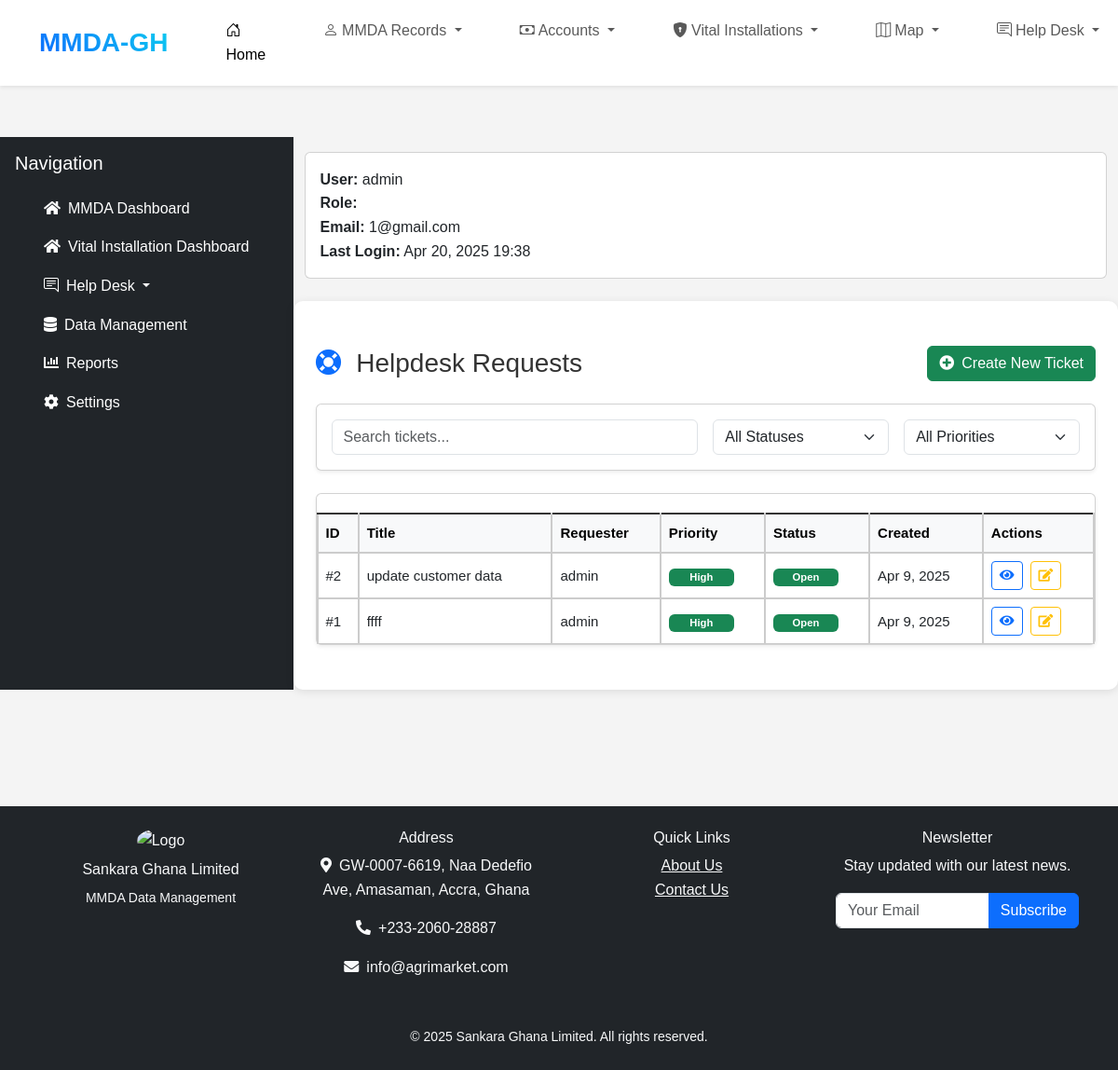
/helpdesk/manage/ (signed in), run on the app's committed database.
### helpdesk/models.py (models this page shows, shortened)
class Ticket(models.Model):
    STATUS_CHOICES = [
        ('Open', 'Open'),
        ('In Progress', 'In Progress'),
        ('Resolved', 'Resolved'),
        ('Closed', 'Closed'),
    ]
    user = models.ForeignKey(User, on_delete=models.CASCADE)
    category = models.CharField(max_length=3, choices=CATEGORY_CHOICES)
    request_type = models.CharField(max_length=50, choices=REQUEST_CHOICES)
    title = models.CharField(max_length=200)
    description = models.TextField()
    priority = models.CharField(max_length=50, choices=PRIORITY_CHOICES)
    status = models.CharField(max_length=50, choices=STATUS_CHOICES, default='Open')
    created_at = models.DateTimeField(auto_now_add=True)
    updated_at = models.DateTimeField(auto_now=True)

### helpdesk/views.py (the view)
# urls.py: path('manage/', views.manage_tickets, name='manage_tickets'),
@staff_member_required
def manage_tickets(request):
    search_query = request.GET.get('q', '')
    status_filter = request.GET.get('status', '')
    priority_filter = request.GET.get('priority', '')
    tickets = Ticket.objects.select_related('user').order_by('-created_at')
    if search_query:
        tickets = tickets.filter(
            Q(title__icontains=search_query) |
            Q(description__icontains=search_query)
        )
    if status_filter:
        tickets = tickets.filter(status=status_filter)
    if priority_filter:
        tickets = tickets.filter(priority=priority_filter)
    page = request.GET.get('page', 1)
    paginator = Paginator(tickets, 25)  # Show 25 tickets per page
    try:
        tickets_page = paginator.page(page)
    except PageNotAnInteger:
        tickets_page = paginator.page(1)
    except EmptyPage:
        tickets_page = paginator.page(paginator.num_pages)
    context = {
        'tickets': tickets_page,
        'page_obj': tickets_page,  # For pagination template
        'current_status': status_filter,
        'current_priority': priority_filter,
        'search_query': search_query,
    }
    return render(request, 'helpdesk/manage_tickets.html', context)

### helpdesk/templates/helpdesk/manage_tickets.html (shortened to what this page needs)
{% extends 'base.html' %}
{% load static %}
{% load humanize %}
{% block content %}
<div class="container py-4">
    <div class="d-flex justify-content-between align-items-center mb-4">
        <h1 class="h3 mb-0">
            <i class="fas fa-life-ring text-primary me-2"></i>
            Helpdesk Requests
        </h1>
        <a href="{% url 'create_government' %}" class="btn btn-success">
            <i class="fas fa-plus-circle me-2"></i>Create New Ticket
        </a>
    </div>
    <div class="card shadow-sm mb-4">
        <div class="card-body">
            <div class="row g-3">
                <div class="col-md-6">
                    <input type="text" class="form-control" placeholder="Search tickets...">
                </div>
                <div class="col-md-3">
                    <select class="form-select" aria-label="Status filter">
                        <option value="">All Statuses</option>
                    </select>
                </div>
                <div class="col-md-3">
                    <select class="form-select" aria-label="Priority filter">
                        <option value="">All Priorities</option>
                    </select>
                </div>
            </div>
        </div>
    </div>
    <div class="card shadow-sm">
        <div class="card-body p-0">
            <div class="table-responsive">
                <table class="table table-hover align-middle mb-0">
                    <thead class="table-light">
                        <tr>
                            <th>ID</th>
                            <th>Title</th>
                            <th>Requester</th>
                            <th>Priority</th>
                            <th>Status</th>
                            <th>Created</th>
                            <th>Actions</th>
                        </tr>
                    </thead>
                    <tbody>
                        {% for ticket in tickets %}
                        <tr class="clickable-row" data-href="{% url 'ticket_detail' ticket.id %}">
                            <td>#{{ ticket.id }}</td>
                            <td>{{ ticket.title|truncatechars:40 }}</td>
                            <td>{{ ticket.user.get_full_name|default:ticket.user.username }}</td>
                            <td>
                                <span class="badge {% if ticket.priority == 'high' %}bg-danger{% elif ticket.priority == 'medium' %}bg-warning{% else %}bg-success{% endif %}">
                                    {{ ticket.get_priority_display }}
                                </span>
                            </td>
                            <td>
                                <span class="badge {% if ticket.status == 'open' %}bg-primary{% elif ticket.status == 'in_progress' %}bg-info{% else %}bg-success{% endif %}">
                                    {{ ticket.get_status_display }}
                                </span>
                            </td>
                            <td>{{ ticket.created_at|date:"M j, Y" }}</td>
                            <td>
                                <div class="d-flex gap-2">
                                    <button class="btn btn-sm btn-outline-primary" data-bs-toggle="modal"
                                            data-bs-target="#modal{{ ticket.pk }}">
                                        <i class="fas fa-eye"></i>
                                    </button>
                                    <a href="{% url 'update_ticket' ticket.id %}" class="btn btn-sm btn-outline-warning">
                                        <i class="fas fa-edit"></i>
                                    </a>
                                </div>
                            </td>
                        </tr>
                        {% endfor %}
                    </tbody>
                </table>
            </div>
        </div>
    </div>
</div>
{% endblock %}

### accounts/templates/base.html (shortened to what this page needs)
{% load static %}
<!DOCTYPE html>
<html lang="en">
<head>
    <link href="https://cdn.jsdelivr.net/npm/bootstrap@5.3.0/dist/css/bootstrap.min.css" rel="stylesheet">
    <link rel="stylesheet" href="https://cdnjs.cloudflare.com/ajax/libs/font-awesome/6.0.0-beta3/css/all.min.css">
    <link rel="stylesheet" href="https://cdn.jsdelivr.net/npm/bootstrap-icons@1.8.1/font/bootstrap-icons.css">
    <link rel="stylesheet" href="https://cdnjs.cloudflare.com/ajax/libs/font-awesome/5.15.4/css/all.min.css">
    <link rel="stylesheet" href="{% static 'css/styles.css' %}">
</head>
<body>
    {% include 'navbar.html' %}
<br><br><br>
    <div class="main-wrapper d-flex">
<br><br>
        <nav id="sidebar" class="sidebar bg-dark text-white p-3">
            <div class="sidebar-header d-flex justify-content-between align-items-center">
                <h5 class="text-center mb-0">Navigation</h5>
            </div>
            <ul class="nav flex-column mt-3">
                <li class="nav-item">
                    <a href="#" class="nav-link text-white">
                        <i class="fas fa-home me-2"></i>MMDA Dashboard
                    </a>
                </li>
                <li class="nav-item">
                    <a href="#" class="nav-link text-white">
                        <i class="fas fa-home me-2"></i>Vital Installation Dashboard
                    </a>
                </li>
                <li class="nav-item dropdown">
                    <a class="nav-link text-white dropdown-toggle px-3 rounded-3" href="#" role="button" data-bs-toggle="dropdown">
                        <i class="bi bi-chat-right-text me-2"></i>Help Desk
                    </a>
                </li>
                <li class="nav-item">
                    <a href="#" class="nav-link text-white">
                        <i class="fas fa-database me-2"></i>Data Management
                    </a>
                </li>
                <li class="nav-item">
                    <a href="#" class="nav-link text-white">
                        <i class="fas fa-chart-bar me-2"></i>Reports
                    </a>
                </li>
                <li class="nav-item">
                    <a href="#" class="nav-link text-white">
                        <i class="fas fa-cog me-2"></i>Settings
                    </a>
                </li>
            </ul>
        </nav>
        <div class="flex-grow-1">
            <div class="container mt-3">
                <div class="card mb-4">
                    <div class="card-body">
                        <ul class="list-unstyled mb-0">
                            <li><strong>User:</strong> {{ request.user }}</li>
                            <li><strong>Role:</strong> {{ request.user.role }}</li>
                            <li><strong>Email:</strong> {{ request.user.email }}</li>
                            <li><strong>Last Login:</strong> {{ request.user.last_login|date:"M d, Y H:i" }}</li>
                        </ul>
                    </div>
                </div>
            </div>
            <main class="container py-4">
                {% block content %}{% endblock %}
            </main>
                </div>
                    </div>
                    <br><br><br>
            <footer class="bg-dark text-light py-4 mt-5">
                <div class="container">
                    <div class="row">
                        <div class="col-md-3 mb-3 text-center">
                            <img src="{% static 'assets/gat.jpg' %}" alt="Logo"
                                 class="img-fluid rounded-circle mb-2" style="width: 75px;">
                            <h6>Sankara Ghana Limited</h6>
                            <small>MMDA Data Management</small>
                        </div>
                        <div class="col-md-3 mb-3">
                            <h6>Address</h6>
                            <p><i class="fas fa-map-marker-alt me-2"></i>GW-0007-6619, Naa Dedefio Ave, Amasaman, Accra, Ghana</p>
                            <p><i class="fas fa-phone-alt me-2"></i>+233-2060-28887</p>
                            <p><i class="fas fa-envelope me-2"></i>info@agrimarket.com</p>
                        </div>
                        <div class="col-md-3 mb-3">
                            <h6>Quick Links</h6>
                            <a href="{% url 'about' %}" class="text-light d-block">About Us</a>
                            <a href="{% url 'contact' %}" class="text-light d-block">Contact Us</a>
                        </div>
                        <div class="col-md-3 mb-3">
                            <h6>Newsletter</h6>
                            <p>Stay updated with our latest news.</p>
                            <div class="input-group">
                                <input type="email" class="form-control" placeholder="Your Email">
                                <button class="btn btn-primary">Subscribe</button>
                            </div>
                        </div>
                    </div>
                    <div class="text-center mt-3">
                        <small>&copy; {% now "Y" %} Sankara Ghana Limited. All rights reserved.</small>
                    </div>
                </div>
            </footer>
</body>
</html>

### static/css/styles.css (style rules this page uses)
* { margin: 0; padding: 0; box-sizing: border-box; }
body { overflow-x: hidden; font-family: Arial, sans-serif; line-height: 1.6; background-color: #f4f4f4; color: #333; margin: 0; padding: 0; padding-top: 56px; }
nav { margin: 0; }
main { padding: 20px; max-width: 700px; margin: auto; background: #ffffff; border-radius: 10px; box-shadow: 0 2px 10px rgba(0, 0, 0, 0.1); }
table { font-size: 15px; width: 100%; border-collapse: collapse; margin: 20px 0; }
table th, table td { padding: 10px; text-align: left; border: 1px solid #ddd; white-space: normal; }
table th, table td { border-width: 2px; border-color: #ccc; }
table th { background: #35424a; color: #ffffff; border-top: 2px solid #333; border-bottom: 2px solid #333; }
button { background: #35424a; color: #ffffff; border: none; padding: 10px 15px; border-radius: 5px; cursor: pointer; transition: background 0.3s; }
footer { text-align: center; padding: 20px 0; background: #35424a; color: #ffffff; position: relative; bottom: 0; width: 100%; }
@media (min-width: 768px) { body { padding-top: 70px; } }
@media (min-width: 768px) { main { max-width: 900px; } }
.text-center { text-align: center; }
.mb-4 { margin-bottom: 1.5rem; }

### helpdesk/templates/helpdesk/manage_tickets.html (style rules this page uses)
.clickable-row { cursor: pointer; transition: background-color 0.2s; }
.badge { min-width: 70px; }

### data on the page
Ticket: id "2", title "update customer data", user.get_full_name "admin", priority "High", status "Open", created_at "Apr 9, 2025"
Ticket: id "1", title "ffff", user.get_full_name "admin", priority "High", status "Open", created_at "Apr 9, 2025"

### other printed values
{{ request.user }} "admin"
{{ request.user.email }} "1@gmail.com"
{{ request.user.last_login|date:"M d, Y H:i" }} "Apr 20, 2025 19:38"
